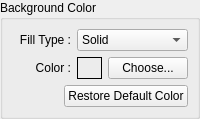
        <widget class="QGroupBox" name="bg_groupbox" >
         <property name="title" >
          <string>Background Color</string>
         </property>
         <layout class="QGridLayout" >
          <property name="margin" >
           <number>9</number>
          </property>
          <property name="spacing" >
           <number>6</number>
          </property>
          <item row="0" column="0" colspan="2" >
           <layout class="QHBoxLayout" >
            <property name="margin" >
             <number>0</number>
            </property>
            <property name="spacing" >
             <number>6</number>
            </property>
            <item>
             <layout class="QVBoxLayout" >
              <property name="margin" >
               <number>0</number>
              </property>
              <property name="spacing" >
               <number>6</number>
              </property>
              <item>
               <widget class="QLabel" name="fill_type_lbl" >
                <property name="enabled" >
                 <bool>true</bool>
                </property>
                <property name="text" >
                 <string>Fill Type :</string>
                </property>
                <property name="alignment" >
                 <set>Qt::AlignRight|Qt::AlignTrailing|Qt::AlignVCenter</set>
                </property>
               </widget>
              </item>
              <item>
               <widget class="QLabel" name="bg1_color_lbl" >
                <property name="text" >
                 <string>Color :</string>
                </property>
                <property name="alignment" >
                 <set>Qt::AlignRight|Qt::AlignTrailing|Qt::AlignVCenter</set>
                </property>
               </widget>
              </item>
             </layout>
            </item>
            <item>
             <layout class="QVBoxLayout" >
              <property name="margin" >
               <number>0</number>
              </property>
              <property name="spacing" >
               <number>6</number>
              </property>
              <item>
               <widget class="QComboBox" name="fill_type_combox" >
                <property name="enabled" >
                 <bool>true</bool>
                </property>
                <property name="toolTip" >
                 <string>Background fill type</string>
                </property>
                <item>
                 <property name="text" >
                  <string>Solid</string>
                 </property>
                </item>
                <item>
                 <property name="text" >
                  <string>Blue Sky</string>
                 </property>
                </item>
               </widget>
              </item>
              <item>
               <layout class="QHBoxLayout" >
                <property name="margin" >
                 <number>0</number>
                </property>
                <property name="spacing" >
                 <number>6</number>
                </property>
                <item>
                 <widget class="QFrame" name="bg1_color_frame" >
                  <property name="minimumSize" >
                   <size>
                    <width>25</width>
                    <height>0</height>
                   </size>
                  </property>
                  <property name="frameShape" >
                   <enum>QFrame::Box</enum>
                  </property>
                  <property name="frameShadow" >
                   <enum>QFrame::Plain</enum>
                  </property>
                 </widget>
                </item>
                <item>
                 <widget class="QPushButton" name="choose_bg1_color_btn" >
                  <property name="text" >
                   <string>Choose...</string>
                  </property>
                  <property name="autoDefault" >
                   <bool>false</bool>
                  </property>
                 </widget>
                </item>
               </layout>
              </item>
             </layout>
            </item>
           </layout>
          </item>
          <item row="1" column="1" >
           <widget class="QPushButton" name="restore_bgcolor_btn" >
            <property name="text" >
             <string>Restore Default Color</string>
            </property>
            <property name="autoDefault" >
             <bool>false</bool>
            </property>
           </widget>
          </item>
          <item row="1" column="0" >
           <spacer>
            <property name="orientation" >
             <enum>Qt::Horizontal</enum>
            </property>
            <property name="sizeType" >
             <enum>QSizePolicy::Expanding</enum>
            </property>
            <property name="sizeHint" >
             <size>
              <width>40</width>
              <height>20</height>
             </size>
            </property>
           </spacer>
          </item>
         </layout>
        </widget>
